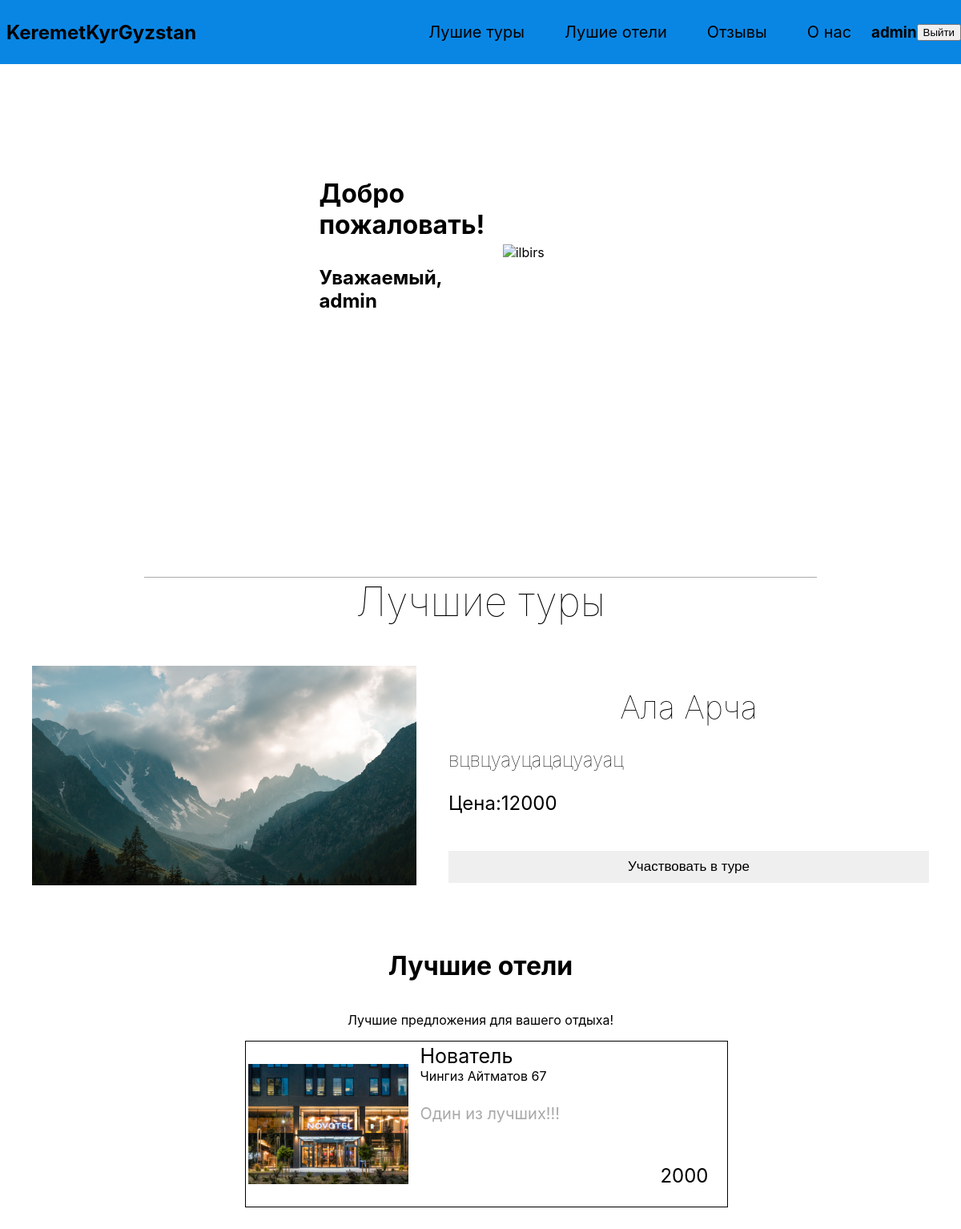
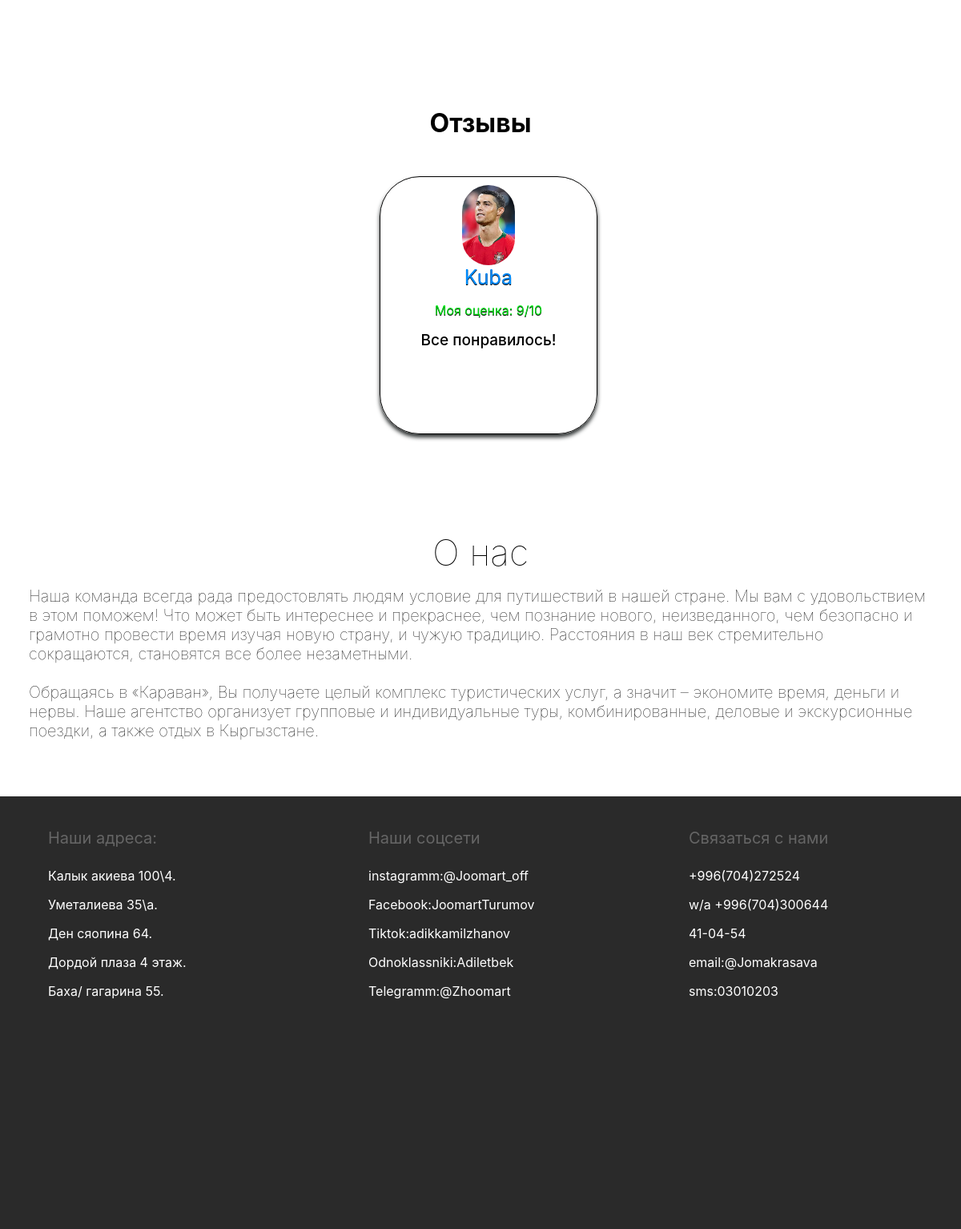
The app's page /home/ (signed in) with its own data (2 pictures, top to bottom).
### turapp/models.py (models this page shows, shortened)
class Tour(models.Model):
    title = models.CharField(
        max_length=100,
        db_index=True,
        blank=True,
        verbose_name='Название'
    )
    description = models.TextField(
        db_index=True,
        verbose_name='Описание тура'
    )
    price = models.IntegerField(
        db_index=True,
        blank=True,
        verbose_name='Цена'
    )
    image = models.ImageField(
        upload_to='images/tours/% Y/% m/% d/',
        verbose_name='Изображение'
    )

class Hotel(models.Model):
    title = models.CharField(
        max_length=100,
        db_index=True,
        blank=True,
        verbose_name='Название'
    )
    address = models.TextField(
        db_index=True,
        verbose_name='Адрес'
    )
    description = models.TextField(
        db_index=True,
        verbose_name='Описание'
    )
    price = models.IntegerField(
        db_index=True,
        blank=True,
        verbose_name='Цена'
    )
    image = models.ImageField(
        upload_to='images/hotels/% Y/% m/% d/',
        verbose_name='Изображение'
    )

class Review(models.Model):
    name = models.CharField(
        max_length=40,
        db_index=True,
        blank=True,
        verbose_name='Имя'
    )
    grade = models.IntegerField(
        db_index=True,
        blank=True,
        verbose_name='Оценка'
    )
    review = models.TextField(
            db_index=True,
            verbose_name='Отзыв'
    )
    image = models.ImageField(
        upload_to='images/reviewers/% Y/% m/% d/',
        verbose_name='Фото'
    )

### turapp/views.py (the view)
# urls.py: 2. Add a URL to urlpatterns:  path('', views.home, name='home')
def home(request):
    tours = Tour.objects.all()
    hotels = Hotel.objects.all()
    reviews = Review.objects.all()
    context = {
        'tours': tours,
        'hotels': hotels,
        'reviews': reviews
    }
    return render(request, 'home.html', context=context)

### templates/home.html (shortened to what this page needs)
{% extends "base.html" %}
{% block content %}
    <div class="all">
        <div class="header">
            <div>
                <h2>KeremetKyrGyzstan</h2>
            </div>
            {% if user.is_authenticated %}
            <div>
                <a href="#best_turs">Лушие туры</a>
                <a href="#best_hotel">Лушие отели</a>
                <a href="#review">Отзывы</a>
                <a href="#about_us">О нас</a>
                <h3>{{ user.username }}</h3>
                <form class="form_control" method="POST" action="{% url 'logoutuser' %}">
                            <button type="submit">Выйти</button>
                </form>
            </div>
            {% else %}
            <div>
                <a href="{% url 'signupuser' %}">Регистрация</a>
                <a href="{% url 'signinuser' %}">Войти</a>
                <a href="#about_us">О нас</a>
            </div>
            {% endif %}
        </div>
        <div class="body">
            <div class="baner">
                <form class="form_container">
                    <h1><p>Добро пожаловать!</p></h1>
                    <h2>Уважаемый, {{ user.username }}</h2>
                </form>
                <div>
                    <img
                        src="https://thumbs.dreamstime.com/b/снежный-барс-на-фоне-горных-вершин-векторная-иллюстрация-хищный-227611788.jpg"
                        alt="ilbirs"/>
                </div>
            </div>
            <div class="content" id="best_turs">
                <h1 class="titil">Лучшие туры</h1>
                {% for t in tours %}
                <div class="img_block">
                    <div>
                        <img
                            src="{{ t.image.url }}"/>
                    </div>
                    <div>
                        <h1>{{ t.title }}</h1>
                        <span class="desc">{{ t.description }}</span>
                        <br/>
                        <h6><span class="price">Цена:{{ t.price }}</span></h6>
                        <br/>
                        <button>Участвовать в туре</button>
                    </div>
                </div>
                {% endfor %}
            </div>
            <br><br><br>
            <div id="best_hotel" class="best_hotels">
                <h1>Лучшие отели</h1>
                <p>Лучшие предложения для вашего отдыха!</p>
                <div class="container">
                    {% for h in hotels %}
                    <div class="card">
                        <div class="img">
                            <img src="{{ h.image.url }}"/>
                        </div>
                        <div class="card_desc">
                            <div class="name">{{ h.title }}</div>
                            <span>{{ h.address }}</span>
                            <div class="day">
                                {{ h.description }}
                            </div>
                            <div class="price_hotel">
                                {{ h.price }}
                            </div>
                        </div>
                    </div>
                    {% endfor %}
                </div>
            </div>
            <div id="review" class="container_review">
                <h1>Отзывы</h1>
                <div  class="review">
                    {% for r in reviews %}
                    <div class="card_review">
                        <div class="img_review"><img
                            src="{{ r.image.url }}"/>
                        </div>
                        <div class="name_review">
                            {{ r.name }}
                        </div>
                        <p>Моя оценка: {{ r.grade }}/10</p>
                        <div class="desc_review">
                            {{ r.review }}
                        </div>
                    </div>
                    {% endfor %}
                </div>
            </div>
            <div class="block" id="about_us">
                <h1>О нас</h1>
                <span> Наша команда всегда рада предостовлять людям условие для путишествий в нашей стране. Мы вам с удовольствием в этом поможем!
                    Что может быть интереснее и прекраснее, чем познание нового, неизведанного, чем безопасно и грамотно провести время изучая новую страну, и чужую традицию. Расстояния в наш век стремительно сокращаются, становятся все более незаметными.
                    <br/><br/>
                    Обращаясь в «Караван», Вы получаете целый комплекс туристических услуг, а значит – экономите время, деньги и нервы.
                    Наше агентство организует групповые и индивидуальные туры, комбинированные, деловые и экскурсионные поездки, а также отдых в Кыргызстане.</span>
            </div>
        </div>
    </div>
{% endblock %}

### config/static/css/style.css (style rules this page uses)
body { margin: 0; font-family: -apple-system, BlinkMacSystemFont, 'Segoe UI', 'Roboto', 'Oxygen', 'Ubuntu', 'Cantarell', 'Fira Sans', 'Droid Sans', 'Helvetica Neue', sans-serif; -webkit-font-smoothing: antialiased; -moz-osx-font-smoothing: grayscale; }
.all { display: flex; align-items: center; flex-direction: column; }
.header { width: 100%; height: 80px; display: flex; flex-direction: row; justify-content: space-between; margin-bottom: 20px; background: #0986e4; }
.header div { display: flex; flex-direction: row; align-items: center; padding-left: 8px; }
.header div a { margin: 0 25px; border: none; background: none; height: 100%; font-size: 20px; display: flex; flex-direction: column; align-items: center; justify-content: center; text-decoration: none; color: black; }
.baner { height: 400px; display: flex; flex-direction: row; justify-content:center; align-items: center; margin-bottom: 70px; }
.form_control { margin: 10px 0; }
.baner div:last-child { padding-top: 30px; padding-right: 30px; width: 50%; }
.baner div:last-child img { width: 100%; }
.body { display: flex; flex-direction: column; align-items: center; width: 100%; }
.content { width: 100%; display: flex; flex-direction: column; align-items: center; }
.titil { border-top:solid darkgrey 1px ; width:70%; margin-top: 150px; font-size: 50px; font-weight: lighter; text-align: center; margin-bottom: 0; }
.block h1 { font-weight: lighter; font-size: 45px; margin-bottom: 15px; }
.block { margin-top: 90px; display: flex; flex-direction: column; align-items: center; justify-content: center; width: 94%; font-size: 20px; font-weight: lighter; }
.content .img_block { margin-top: 50px; width: 100%; display: flex; flex-direction: row; justify-content: space-evenly; }
.content .img_block div:first-child { width: 40%; }
.content .img_block div:first-child img { width: 100%; height: 100%; }
.content .img_block div:last-child { width: 50%; }
.content .img_block div:last-child button { width: 100%; height: 40px; border: none; font-size: 17px; }
.content .img_block div:last-child h1 { font-size: 40px; font-weight: lighter; text-align: center; }
.content .img_block div:last-child span { font-size: 24px; text-align: center; font-weight: lighter; }
.best_hotels { display: flex; flex-direction: column; align-items: center; width: 100%; }
.container { display: flex; flex-direction: row; flex-wrap: wrap; justify-content: center; width: 100%; height: 69%; }
.card { display: flex; flex-direction: row; border: 1px black solid; height: 200px; width: 595px; padding: 3px; margin-left: 14px; }
.img { width: 200px; display: flex; flex-direction: column; justify-content: center; }
.img img { width: 100%; }
.card_desc { display: flex; flex-direction: column; margin-left: 15px; }
.name { font-size: 25px; }
.day { margin-top: 25px; height: 50px; width: 360px; font-size: 20px; color: darkgray; }
.price_hotel { margin-top: 25px; font-size: 24px; text-align: end; }
.container_review { margin-top: 140px; display: flex; flex-direction: column; align-items: center; width: 77%; }
.review { display: flex; flex-direction: row; flex-wrap: wrap; }
.card_review { display: flex; flex-direction: column; align-items: center; width: 250px; border-radius: 50px; border: 1px solid black; box-shadow: 0px 4px 5px 0px #313535; height: 300px; margin-top: 25px; margin-left: 20px; padding: 10px; }
.card_review p { color: #00ff16de; text-shadow: 0px 1px 0px black; }
.name_review { font-size: 25px; color: #008cff; text-shadow: 0px 1px 0px black; }
.img_review { height: 100px; border-radius: 100px; }
.img_review img { height: 100%; border-radius: 100px; }
.desc_review { font-size: 19px; text-align: center; font-weight: 500; }

### records on screen
Tour: image (picture), title "Ала Арча", description "вцвцуауцацацуауац", price "12000"
Hotel: image (picture), title "Нователь", address "Чингиз Айтматов 67", description "Один из лучших!!!", price "2000"
Review: image (picture), name "Kuba", grade "9", review "Все понравилось!"

### other values on screen
{{ user.username }} "admin"
